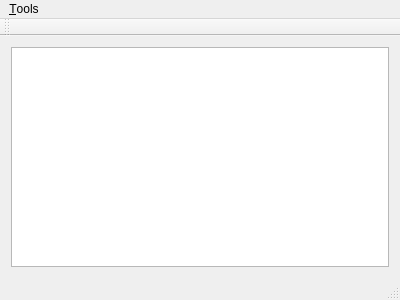
<?xml version="1.0" encoding="UTF-8"?>
<ui version="4.0">
 <class>MainWindow</class>
 <widget class="QMainWindow" name="MainWindow">
  <property name="geometry">
   <rect>
    <x>0</x>
    <y>0</y>
    <width>400</width>
    <height>300</height>
   </rect>
  </property>
  <property name="windowTitle">
   <string>MainWindow</string>
  </property>
  <widget class="QWidget" name="centralWidget">
   <layout class="QVBoxLayout" name="verticalLayout">
    <item>
     <widget class="QListView" name="listView"/>
    </item>
   </layout>
  </widget>
  <widget class="QMenuBar" name="menuBar">
   <property name="geometry">
    <rect>
     <x>0</x>
     <y>0</y>
     <width>400</width>
     <height>25</height>
    </rect>
   </property>
   <widget class="QMenu" name="menu_Tools">
    <property name="title">
     <string>&amp;Tools</string>
    </property>
    <addaction name="action_Refresh"/>
   </widget>
   <addaction name="menu_Tools"/>
  </widget>
  <widget class="QToolBar" name="mainToolBar">
   <attribute name="toolBarArea">
    <enum>TopToolBarArea</enum>
   </attribute>
   <attribute name="toolBarBreak">
    <bool>false</bool>
   </attribute>
  </widget>
  <widget class="QStatusBar" name="statusBar"/>
  <action name="action_Refresh">
   <property name="text">
    <string>&amp;Refresh</string>
   </property>
  </action>
 </widget>
 <layoutdefault spacing="6" margin="11"/>
 <resources/>
 <connections/>
</ui>
